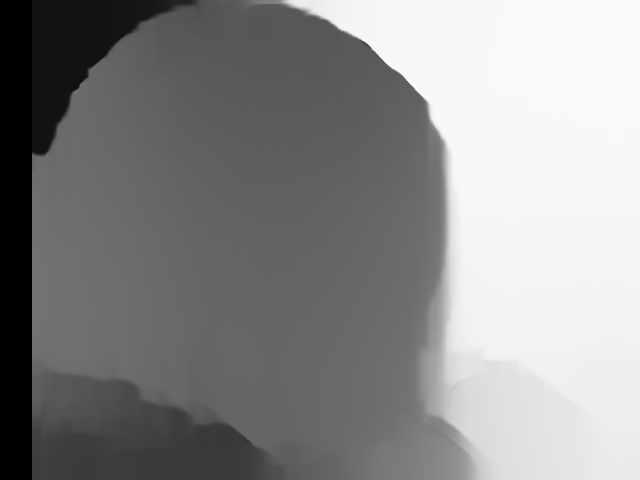
#> input picture depth-detector/sampleImg/105.png, 640 x 480 px, given in place of the camera
$ python depth-detect.py
#> lines starting #> are read from the running program, lines starting #| are printed output that depends on the picture; after the words box and inside, x2 and y2 are one past the last pixel; in counts of white or black regions, pixels touching at a corner belong together
import numpy as np
from sklearn.preprocessing import normalize
import cv2
from time import time

print('loading images...')

capL = cv2.VideoCapture(0)
capR = cv2.VideoCapture(2)

# SGBM Parameters -----------------
window_size = 5                     # wsize default 3; 5; 7 for SGBM reduced size image; 15 for SGBM full size image (1300px and above); 5 Works nicely


left_matcher = cv2.StereoSGBM_create(
    minDisparity=0,
    numDisparities= 32,             # max_disp has to be dividable by 16 f. E. HH 192, 256
    blockSize=10,
    P1=8 * 3 * window_size ** 2,    # wsize default 3; 5; 7 for SGBM reduced size image; 15 for SGBM full size image (1300px and above); 5 Works nicely
    P2=32 * 3 * window_size ** 2,
    disp12MaxDiff=1,
    uniquenessRatio=15,
    speckleWindowSize=0,
    speckleRange=2,
    preFilterCap=63,
    mode=cv2.STEREO_SGBM_MODE_SGBM_3WAY
)

right_matcher = cv2.ximgproc.createRightMatcher(left_matcher)

# FILTER Parameters
lmbda = 80000
sigma = 1.2
visual_multiplier = 1.0

wls_filter = cv2.ximgproc.createDisparityWLSFilter(matcher_left=left_matcher)
wls_filter.setLambda(lmbda)
wls_filter.setSigmaColor(sigma)

i = 0
while(True):
    begin = time()
    retL,imgL = capL.read()
#> imgL is the input picture: shape (480, 640, 3); min 0, max 255, mean 138.4
    retR,imgR = capR.read()

    # Maybe comment this out will work
    imgL = cv2.cvtColor(imgL, cv2.COLOR_BGR2GRAY)
#> imgL: shape (480, 640)
    imgR = cv2.cvtColor(imgR, cv2.COLOR_BGR2GRAY)


    #imgL = cv2.resize(imgL,(100,100))
    #imgR = cv2.resize(imgR,(100,100))

    imgL = cv2.blur(imgL,(7,7))
    imgR = cv2.blur(imgR,(7,7))


    displ = left_matcher.compute(imgL, imgR)  # .astype(np.float32)/16
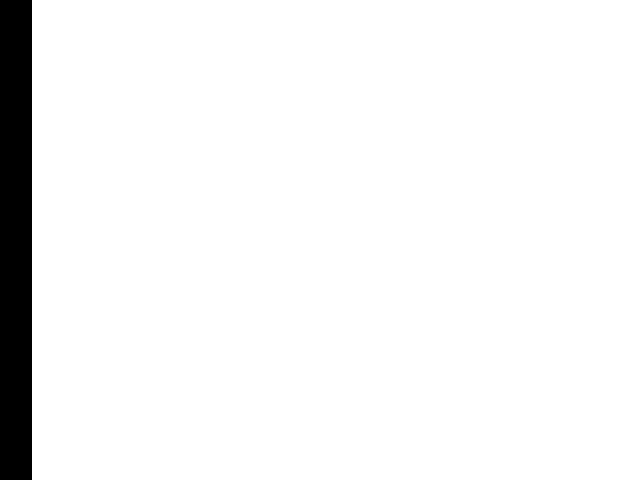
#> displ: shape (480, 640) int16; values -16 (black) and 0 (white), 95% white; 1 black region, box (x1, y1, x2, y2) and area: (0, 0, 32, 480) 15360
    dispr = right_matcher.compute(imgR, imgL)  # .astype(np.float32)/16
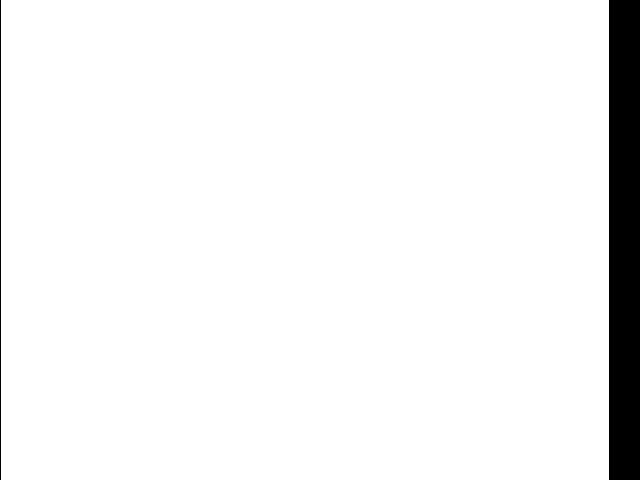
#> dispr: shape (480, 640) int16; values -512 (black) and 0 (white), 95% white; 2 black regions, box (x1, y1, x2, y2) and area: (609, 0, 640, 480) 14880, (0, 0, 1, 480) 480
    displ = np.int16(displ)
    dispr = np.int16(dispr)
    filteredImg = wls_filter.filter(displ, imgL, None, dispr)  # important to put "imgL" here!!!

    filteredImg = cv2.normalize(src=filteredImg, dst=filteredImg, beta=0, alpha=255, norm_type=cv2.NORM_MINMAX);
    filteredImg = np.uint8(filteredImg)

    print(filteredImg.shape)
#| (480, 640)

    cv2.imshow('Disparity Map', filteredImg)
    cv2.waitKey(1)

    i+= 1
    print('Time: ', time()-begin)
cv2.destroyAllWindows()
